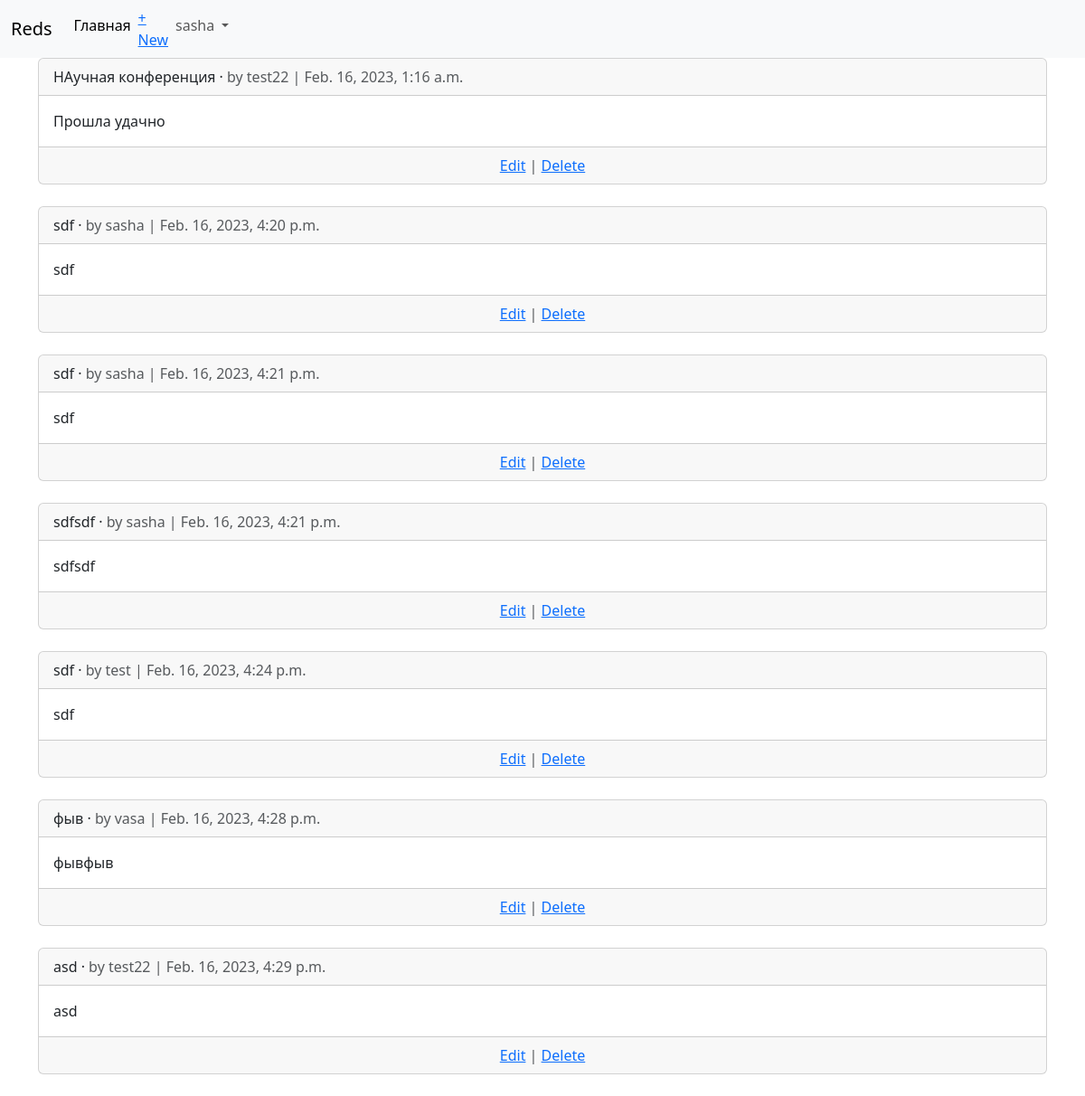
The page /articles/ (signed in) on the database its author committed.
### users/models.py (models this page shows)
class CustomUser(AbstractUser):
    phone = models.CharField(max_length=20, help_text='Телефон', verbose_name='Телефон пользователя')

### articles/models.py (models this page shows, shortened)
class Articles(models.Model):
    title = models.CharField(max_length=255)
    body = models.TextField()
    date = models.DateTimeField(auto_now_add=True)
    author = models.ForeignKey(settings.AUTH_USER_MODEL, on_delete=models.CASCADE)

### articles/views.py (the view)
# urls.py: path('', views.ArticleListView.as_view(), name='article_list'),
class ArticleListView(ListView):
    model = models.Articles
    template_name = 'article_list.html'

### templates/article_list.html (shortened to what this page needs)
{% extends 'base.html' %}
{% block content %}
{% for article in object_list %}
<div class="card">
<div class="card-header">
<span class="font-weight-bold">{{ article.title }}</span> &middot;
<span class="text-muted">by {{ article.author }} | {{ article.date }}</span>
</div>
<div class="card-body">
{{ article.body }}
</div>
<div class="card-footer text-center text-muted">
<a href="{% url 'article_edit' article.pk %}">Edit</a> |
<a href="{% url 'article_delete' article.pk %}">Delete</a>
</div>
</div>
<br />
{% endfor %}
{% endblock content %}

### templates/base.html (shortened to what this page needs)
<!doctype html>
<html lang="ru">
  <head>
    <link href="https://cdn.jsdelivr.net/npm/bootstrap@5.3.0-alpha1/dist/css/bootstrap.min.css" rel="stylesheet">
  </head>
  <body>
  </body>
</html>
<nav class="navbar navbar-expand-lg bg-body-tertiary">
  <div class="container-fluid">
    <a class="navbar-brand" href="{% url 'login' %}">Reds</a>
                  {% if user.is_authenticated %}
    <div class="collapse navbar-collapse" id="navbarScroll">
      <ul class="navbar-nav me-auto my-2 my-lg-0 navbar-nav-scroll" style="--bs-scroll-height: 100px;">
        <li class="nav-item">
          <a class="nav-link active" aria-current="page" href="#">Главная</a>
        </li>
          <li class="nav-item"><a href="{% url 'article_new' %}">+ New</a></li>
        <li class="nav-item dropdown">
          <a class="nav-link dropdown-toggle" href="#" role="button" data-bs-toggle="dropdown" aria-expanded="false">
                          {{ user.username }}
          </a>
          <ul class="dropdown-menu">
            <li><a class="dropdown-item" href="{% url 'logout' %}">Log out</li>
             {% else %}
          </ul>
        <form class="form-inline ml-auto">
<a href="{% url 'login' %}" class="btn btn-outline-secondary">Log in</a>
<a href="{% url 'signup' %}" class="btn btn-primary ml-2">Sign up</a>
</form>
{% endif %}
</div>
</nav>
<div class="container">
{% block content %}
{% endblock %}
</div>

### rows shown on the page
CustomUser: username "sasha"
Articles: title "НАучная конференция", author "test22", date "Feb. 16, 2023, 1:16 a.m.", body "Прошла удачно"
Articles: title "sdf", author "sasha", date "Feb. 16, 2023, 4:20 p.m.", body "sdf"
Articles: title "sdf", author "sasha", date "Feb. 16, 2023, 4:21 p.m.", body "sdf"
Articles: title "sdfsdf", author "sasha", date "Feb. 16, 2023, 4:21 p.m.", body "sdfsdf"
Articles: title "sdf", author "test", date "Feb. 16, 2023, 4:24 p.m.", body "sdf"
Articles: title "фыв", author "vasa", date "Feb. 16, 2023, 4:28 p.m.", body "фывфыв"
Articles: title "asd", author "test22", date "Feb. 16, 2023, 4:29 p.m.", body "asd"
